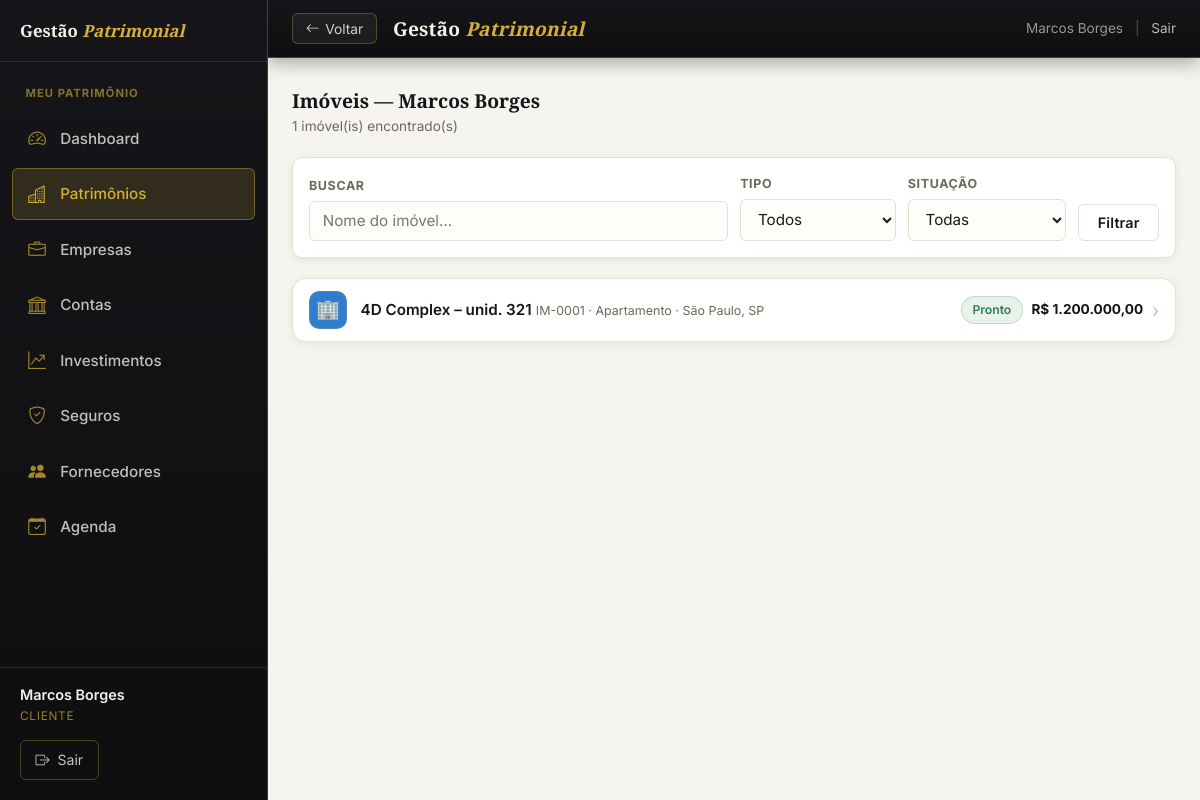
Page /imoveis (signed in) on the committed database.
### tables this page shows
CREATE TABLE IF NOT EXISTS clientes (
  id              INT AUTO_INCREMENT PRIMARY KEY,
  usuario_id      INT NULL,                           
  tipo_pessoa     ENUM('PF','PJ') NOT NULL DEFAULT 'PF',
  nome            VARCHAR(200) NOT NULL,              
  nome_completo   VARCHAR(200) NULL,                  
  apelido         VARCHAR(80)  NULL,
  cpf_cnpj        VARCHAR(18)  NOT NULL,
  rg              VARCHAR(20)  NULL,
  rg_orgao        VARCHAR(30)  NULL,
  rg_uf           VARCHAR(2)   NULL,
  data_nascimento DATE         NULL,
  naturalidade    VARCHAR(80)  NULL,
  nacionalidade   VARCHAR(60)  NULL DEFAULT 'Brasileira',
  estado_civil    ENUM('solteiro','casado','divorciado','viuvo','uniao_estavel','separado') NULL,
  regime_bens     ENUM('comunhao_parcial','comunhao_universal','separacao_total','participacao_final','nao_aplicavel') NULL,
  profissao       VARCHAR(80)  NULL,
  tipo_sanguineo  ENUM('A+','A-','B+','B-','AB+','AB-','O+','O-') NULL,
  nome_pai        VARCHAR(200) NULL,
  nome_mae        VARCHAR(200) NULL,
  cep             VARCHAR(9)   NULL,                  
  logradouro      VARCHAR(200) NULL,
  numero          VARCHAR(20)  NULL,
  complemento     VARCHAR(100) NULL,
  bairro          VARCHAR(100) NULL,
  cidade          VARCHAR(100) NULL,
  uf              VARCHAR(2)   NULL,
  email           VARCHAR(150) NULL,                  
  telefone        VARCHAR(20)  NULL,                  
  tem_testamento  TINYINT(1) NOT NULL DEFAULT 0,
  testamento_obs  TEXT         NULL,
  observacoes     TEXT         NULL,
  ativo           TINYINT(1) NOT NULL DEFAULT 1,
  criado_em       DATETIME NOT NULL DEFAULT CURRENT_TIMESTAMP,
  FOREIGN KEY (usuario_id) REFERENCES usuarios(id) ON DELETE SET NULL
);

CREATE TABLE IF NOT EXISTS imoveis (
  id                    INT AUTO_INCREMENT PRIMARY KEY,
  cliente_id            INT NOT NULL,
  condominio_id         INT NULL,

   
  codigo                VARCHAR(20)  NOT NULL,        
  nome_referencia       VARCHAR(200) NOT NULL,
  tipo                  ENUM('apartamento','casa','sala_comercial','terreno','galpao','loja','hotel','outro') NOT NULL,
  finalidade            ENUM('residencial','comercial','mista','locacao','investimento') NOT NULL,
  situacao              ENUM('pronto','em_construcao','na_planta') NOT NULL DEFAULT 'pronto',

   
  logradouro            VARCHAR(200) NULL,
  numero                VARCHAR(20)  NULL,
  complemento           VARCHAR(100) NULL,
  cep                   VARCHAR(10)  NULL,
  bairro                VARCHAR(100) NULL,
  cidade                VARCHAR(100) NULL,
  estado                CHAR(2)      NULL,
  pais                  VARCHAR(60)  NOT NULL DEFAULT 'Brasil',

   
  inscricao_municipal   VARCHAR(60)  NULL,            
  site_cartorio         VARCHAR(255) NULL,            

   
  data_aquisicao        DATE         NULL,
  forma_aquisicao       ENUM('compra','heranca','doacao','permuta','integralizacao','outro') NULL,
  outros_proprietarios  VARCHAR(500) NULL,            

   
  valor_compra          DECIMAL(15,2) NULL,
  valor_entrada         DECIMAL(15,2) NULL,
  valor_financiamento   DECIMAL(15,2) NULL,
  banco_financiador     VARCHAR(150)  NULL,
  prazo_financiamento   INT           NULL,           
  taxa_juros_anual      DECIMAL(6,4)  NULL,           
  valor_mercado         DECIMAL(15,2) NULL,
  data_avaliacao_mercado DATE          NULL,

   
  custo_condominio      DECIMAL(10,2) NULL,
  custo_iptu_mensal     DECIMAL(10,2) NULL,           
  custo_energia         DECIMAL(10,2) NULL,
  custo_agua            DECIMAL(10,2) NULL,
  custo_internet        DECIMAL(10,2) NULL,
  custo_outros          DECIMAL(10,2) NULL,

  foto_principal        VARCHAR(300) NULL,            
  observacoes           TEXT         NULL,
  ativo                 TINYINT(1) NOT NULL DEFAULT 1,
  criado_em             DATETIME NOT NULL DEFAULT CURRENT_TIMESTAMP,
  atualizado_em         DATETIME NOT NULL DEFAULT CURRENT_TIMESTAMP ON UPDATE CURRENT_TIMESTAMP,

  FOREIGN KEY (cliente_id)   REFERENCES clientes(id)    ON DELETE RESTRICT,
  FOREIGN KEY (condominio_id) REFERENCES condominios(id) ON DELETE SET NULL
);

### app/Core/View.php (called while the page is built, shortened)
<?php
class View
{
    public static function render(string $view, array $data = []): void
    {
        $file = APP_PATH . '/Views/' . $view . '.php';
        extract($data, EXTR_SKIP);
        require $file;
    }
}

### app/Core/Controller.php (called while the page is built, shortened)
<?php
abstract class Controller
{
    protected function view(string $view, array $data = []): void
    {
        View::render($view, $data);
    }
}

### app/Controllers/ImoveisController.php (called while the page is built, shortened)
<?php
class ImoveisController extends Controller
{
    private function clienteEmContexto(array $usuario): array
    {
        $s = db()->prepare('SELECT * FROM clientes WHERE usuario_id = ? AND ativo = 1');
        $s->execute([$usuario['id']]);
        $cli = $s->fetch();
        return $cli;
    }
    public function index(): void
    {
        $usuario = usuario_logado();
        $cli     = $this->clienteEmContexto($usuario);
        $filtro_tipo     = $_GET['tipo']     ?? '';
        $filtro_situacao = $_GET['situacao'] ?? '';
        $filtro_busca    = trim($_GET['busca'] ?? '');
        $imoveis = Imovel::listar($cli['id'], [
            'tipo' => $filtro_tipo, 'situacao' => $filtro_situacao, 'busca' => $filtro_busca,
        ]);
        $this->view('imoveis/lista', compact(
            'cli', 'imoveis', 'filtro_tipo', 'filtro_situacao', 'filtro_busca',
            'novo_im', 'novo_pend', 'novo_pend_total'
        ));
    }
}

### app/Core/Router.php (called while the page is built, shortened)
<?php
class Router
{
    private array $routes = ['GET' => [], 'POST' => []];
    public function get(string $path, array $handler): void
    {
        $this->routes['GET'][trim($path, '/')] = $handler;
    }
    public function post(string $path, array $handler): void
    {
        $this->routes['POST'][trim($path, '/')] = $handler;
    }
    public function dispatch(string $url, string $method): void
    {
        $url    = trim($url, '/');
        $method = strtoupper($method) === 'POST' ? 'POST' : 'GET';
        $handler = $this->routes[$method][$url] ?? null;
        [$class, $action] = $handler;
        (new $class())->$action();
    }
}

### index.php (called while the page is built, shortened)
<?php
require_once __DIR__ . '/app/bootstrap.php';
$router = new Router();
$router->dispatch($_GET['url'] ?? '', $_SERVER['REQUEST_METHOD']);

### includes/functions.php (called while the page is built, shortened)
<?php
function base_url(string $path = ''): string {
    $base = defined('BASE_URL') ? BASE_URL : '/cezar/';
    return $base . ltrim($path, '/');
}
function moeda(float $valor): string {
    return 'R$ ' . number_format($valor, 2, ',', '.');
}
function tipo_imovel_label(string $tipo): string {
    $labels = [
        'apartamento'   => 'Apartamento',
        'casa'          => 'Casa',
        'sala_comercial'=> 'Sala Comercial',
        'terreno'       => 'Terreno',
        'galpao'        => 'Galpão',
        'loja'          => 'Loja',
        'hotel'         => 'Hotel',
        'outro'         => 'Outro',
    ];
    return $labels[$tipo] ?? $tipo;
}
function situacao_label(string $situacao): string {
    $labels = [
        'pronto'          => 'Pronto',
        'em_construcao'   => 'Em Construção',
        'na_planta'       => 'Na Planta',
    ];
    return $labels[$situacao] ?? $situacao;
}
function h(string $str): string {
    return htmlspecialchars($str, ENT_QUOTES, 'UTF-8');
}

### includes/auth.php (called while the page is built, shortened)
<?php
require_once __DIR__ . '/db.php';
function usuario_logado(): ?array {
    return $_SESSION['usuario'] ?? null;
}

### includes/db.php (called while the page is built, shortened)
<?php
function db(): PDO
{
    static $pdo = null;
    if ($pdo === null) {
        $host    = Env::get('DB_HOST', '127.0.0.1');
        $name    = Env::get('DB_NAME', 'gestao_patrimonial');
        $user    = Env::get('DB_USER', 'root');
        $pass    = Env::get('DB_PASS', '');
        $charset = Env::get('DB_CHARSET', 'utf8mb4');
        $dsn = "mysql:host={$host};dbname={$name};charset={$charset}";
        $pdo = new PDO($dsn, $user, $pass, [
            PDO::ATTR_ERRMODE            => PDO::ERRMODE_EXCEPTION,
            PDO::ATTR_DEFAULT_FETCH_MODE => PDO::FETCH_ASSOC,
            PDO::ATTR_EMULATE_PREPARES   => false,
        ]);
    }
    return $pdo;
}

### app/bootstrap.php (called while the page is built, shortened)
<?php
spl_autoload_register(function (string $class): void {
    foreach (['Core', 'Controllers', 'Models'] as $dir) {
        $file = APP_PATH . '/' . $dir . '/' . $class . '.php';
        if (is_file($file)) {
            return;
        }
    }
});

### app/Models/Imovel.php (called while the page is built, shortened)
<?php
class Imovel
{
    public static function listar(int $clienteId, array $f = []): array
    {
        $sql    = 'SELECT * FROM imoveis WHERE cliente_id = ? AND ativo = 1';
        $params = [$clienteId];
        $sql .= ' ORDER BY nome_referencia';
        $st = db()->prepare($sql);
        $st->execute($params);
        return $st->fetchAll();
    }
}

### app/Views/imoveis/lista.php (the view, shortened to what this page needs)
<?php
require APP_ROOT . '/includes/header.php';
?>
<div class="container">
  <div style="display:flex;align-items:center;justify-content:space-between;margin-bottom:1.25rem;flex-wrap:wrap;gap:.75rem">
    <div>
      <h2 style="font-size:1.2rem;color:var(--cor-primaria)">Imóveis — <?= h($cli['nome']) ?></h2>
      <div style="font-size:.85rem;color:var(--cor-secundario)"><?= count($imoveis) ?> imóvel(is) encontrado(s)</div>
    </div>
  </div>
  <div class="card" style="padding:1rem">
    <form method="get" style="display:flex;gap:.75rem;flex-wrap:wrap;align-items:flex-end">
      <div class="form-grupo" style="margin:0;flex:1;min-width:160px">
        <label>Buscar</label>
        <input type="text" name="busca" placeholder="Nome do imóvel…" value="<?= h($filtro_busca) ?>">
      </div>
      <div class="form-grupo" style="margin:0;min-width:150px">
        <label>Tipo</label>
        <select name="tipo">
          <option value="">Todos</option>
        </select>
      </div>
      <div class="form-grupo" style="margin:0;min-width:150px">
        <label>Situação</label>
        <select name="situacao">
          <option value="">Todas</option>
        </select>
      </div>
      <button type="submit" class="btn btn-secundario">Filtrar</button>
    </form>
  </div>
  <?php if ($imoveis): ?>
  <?php
    $tipo_visual = [
      'apartamento'    => ['🏢', '#2e7dd1'],
      'casa'           => ['🏠', '#1a7a45'],
      'terreno'        => ['🌳', '#b3700f'],
      'sala_comercial' => ['🏪', '#0d9488'],
      'galpao'         => ['🏭', '#475569'],
      'loja'           => ['🏬', '#9333ea'],
      'hotel'          => ['🏨', '#dc2626'],
      'outro'          => ['🏗️', 'var(--cor-secundario)'],
    ];
  ?>
  <div class="ios-list">
    <?php foreach ($imoveis as $im):
      [$ic, $cor] = $tipo_visual[$im['tipo']] ?? ['🏠', 'var(--cor-secundario)'];
      $local = trim(($im['cidade'] ?? '') . ($im['estado'] ? ', ' . $im['estado'] : ''));
    ?>
    <a href="<?= base_url('imoveis/ficha?id=' . $im['id']) ?>" class="ios-row">
      <span class="ios-icone" style="background:<?= $cor ?>">
        <?php if ($im['foto_principal']): ?><img src="<?= base_url($im['foto_principal']) ?>" alt="" style="width:100%;height:100%;object-fit:cover;border-radius:10px"><?php else: ?><?= $ic ?><?php endif; ?>
      </span>
      <span class="ios-corpo">
        <span class="ios-titulo"><?= h($im['nome_referencia']) ?></span>
        <span class="ios-sub"><?= h($im['codigo']) ?> · <?= h(tipo_imovel_label($im['tipo'])) ?><?= $local ? ' · ' . h($local) : '' ?></span>
      </span>
      <span class="ios-dir">
        <span class="tag <?= $im['situacao']==='pronto' ? 'tag-verde' : 'tag-laranja' ?>"><?= situacao_label($im['situacao']) ?></span>
        <span class="ios-valor"><?= $im['valor_mercado'] ? moeda((float)$im['valor_mercado']) : '—' ?></span>
        <span class="ios-chevron">›</span>
      </span>
    </a>
    <?php endforeach; ?>
  </div>
  <?php endif; ?>
</div>
<?php require APP_ROOT . '/includes/footer.php'; ?>

### includes/header.php (shortened to what this page needs)
<?php
require_once __DIR__ . '/db.php';
require_once __DIR__ . '/auth.php';
require_once __DIR__ . '/functions.php';
$usuario = usuario_logado();
$cliente_sel = cliente_selecionado();
?>
<!DOCTYPE html>
<html lang="pt-BR">
<head>
  <link rel="stylesheet" href="https://cdn.jsdelivr.net/npm/bootstrap-icons@1.11.3/font/bootstrap-icons.min.css">
  <?php $css_ver = @filemtime(__DIR__ . '/../assets/css/style.css') ?: time(); ?>
  <link rel="stylesheet" href="<?= base_url('assets/css/style.css') ?>?v=<?= $css_ver ?>">
</head>
<body>
<?php
if ($usuario):
  $rota_atual = trim($_GET['url'] ?? '', '/');
  $eh_admin   = $usuario['nivel'] === 'admin';
?>
<header class="topo">
  <button type="button" class="topo-voltar"
          onclick="history.length > 1 ? history.back() : location.href='<?= base_url($eh_admin ? 'gestao-geral' : 'dashboard') ?>'"
          aria-label="Voltar">
    <i class="bi bi-arrow-left"></i><span>Voltar</span>
  </button>
  <div class="topo-logo">Gestão <span>Patrimonial</span></div>
  <div class="topo-usuario">
    <?= h($usuario['nome']) ?>
    <span class="topo-sep">|</span>
    <a href="<?= base_url('logout') ?>">Sair</a>
  </div>
</header>
<aside class="menu-lateral" id="menu-lateral" aria-hidden="true">
  <div class="menu-lateral-topo">
    <span class="menu-lateral-marca">Gestão <span>Patrimonial</span></span>
  </div>
  <nav class="menu-nav">
    <?php
    if ($eh_admin) {
      $grupos = [
        ['Geral', [
          ['gestao-geral', 'Gestão Geral', 'bi-columns-gap',    true],
          ['clientes',     'Clientes',     'bi-people',         true],
          ['agenda',       'Agenda',       'bi-calendar-check', true],
        ]],
      ];
      if ($cliente_sel) {
        $grupos[] = [$cliente_sel['nome'], [
          ['dashboard',  'Dashboard',   'bi-speedometer2', true],
          ['patrimonio', 'Patrimônios', 'bi-buildings',    true],
          ['empresas',   'Empresas',    'bi-briefcase',    true],
          ['contas',     'Contas',      'bi-bank',         true],
          ['investimentos','Investimentos','bi-graph-up-arrow', true],
          ['seguros',    'Seguros',     'bi-shield-check', true],
          ['fornecedores','Fornecedores','bi-people-fill',  true],
        ]];
      }
    } else {
      $grupos = [
        ['Meu patrimônio', [
          ['dashboard',  'Dashboard',   'bi-speedometer2',   true],
          ['patrimonio', 'Patrimônios', 'bi-buildings',      true],
          ['empresas',   'Empresas',    'bi-briefcase',      true],
          ['contas',     'Contas',      'bi-bank',           true],
          ['investimentos','Investimentos','bi-graph-up-arrow', true],
          ['seguros',    'Seguros',     'bi-shield-check',   true],
          ['fornecedores','Fornecedores','bi-people-fill',    true],
          ['agenda',     'Agenda',      'bi-calendar-check', true],
        ]],
      ];
    }
    foreach ($grupos as [$titulo, $itens]):
    ?>
      <div class="menu-grupo-tit"><?= h($titulo) ?></div>
      <?php foreach ($itens as [$rota, $rotulo, $icone, $mostrar]):
        $ativo = ($rota_atual === $rota || str_starts_with($rota_atual, $rota . '/')) ? ' ativo' : '';
        if ($rota === 'patrimonio' && preg_match('#^(imoveis|veiculos|outros)#', $rota_atual)) $ativo = ' ativo';
      ?>
        <a class="menu-item<?= $ativo ?>" href="<?= base_url($rota) ?>">
          <i class="bi <?= $icone ?>"></i><span><?= h($rotulo) ?></span>
        </a>
      <?php endforeach; ?>
    <?php endforeach; ?>
  </nav>
  <div class="menu-lateral-rodape">
    <div class="menu-user">
      <div class="menu-user-nome"><?= h($usuario['nome']) ?></div>
      <div class="menu-user-nivel"><?= $eh_admin ? 'Administrador' : 'Cliente' ?></div>
    </div>
    <a class="menu-sair" href="<?= base_url('logout') ?>">
      <i class="bi bi-box-arrow-right"></i> Sair
    </a>
  </div>
</aside>
<?php endif; ?>

### includes/footer.php (shortened to what this page needs)
</body>
</html>

### rows in the picture
clientes: nome "Marcos Borges"
imoveis: ic "🏢", nome_referencia "4D Complex – unid. 321", codigo "IM-0001", tipo "Apartamento", local "São Paulo, SP", situacao "Pronto", valor_mercado "R$ 1.200.000,00"

### other values in the picture
$titulo "MEU PATRIMÔNIO"
$rotulo "Dashboard"
$rotulo "Patrimônios"
$rotulo "Empresas"
$rotulo "Contas"
$rotulo "Investimentos"
$rotulo "Seguros"
$rotulo "Fornecedores"
$rotulo "Agenda"
count($imoveis) "1"
